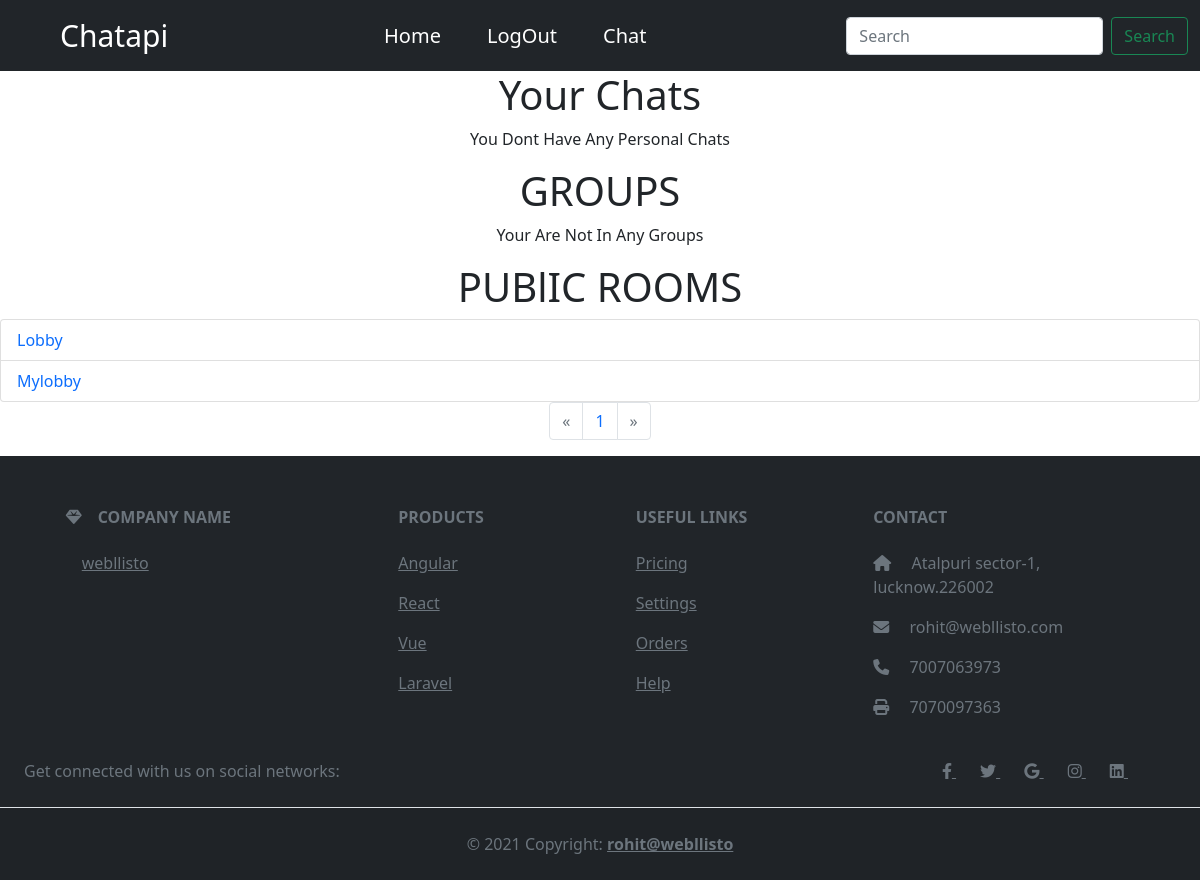
Page / (signed in) on the earlier database version.
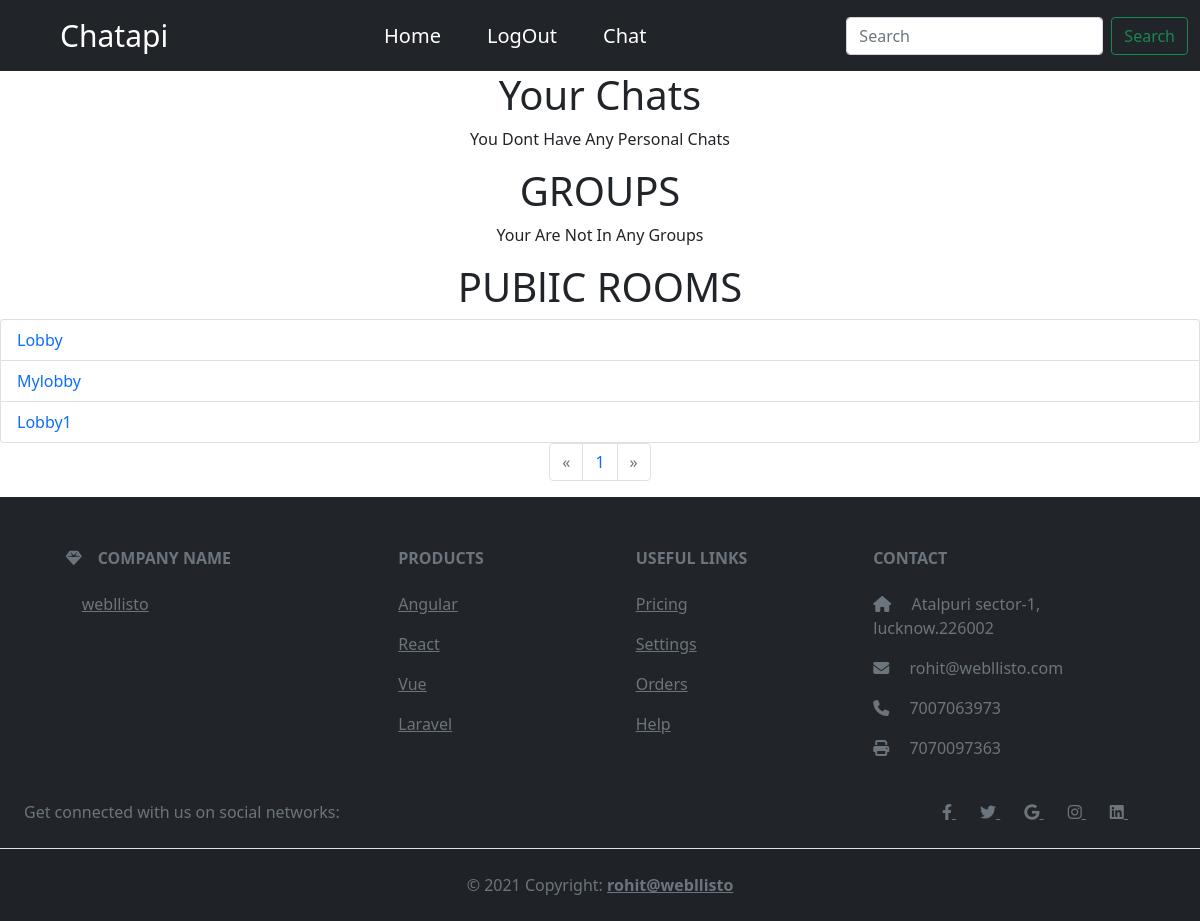
Same page on the later database version.
### chat/models.py (models this page shows, shortened)
class Room(models.Model):
    name = models.CharField(max_length=255)
    is_private_group = models.BooleanField(default=False)
    is_single_user = models.BooleanField(default=False)

### home/views.py (the view)
# urls.py: path('',views.Index.as_view(),name='index'),
class Index(View):
    def get(self,request):
        if request.user.is_authenticated:
            room_public=Room.objects.filter(is_private_group=False,is_single_user=False)
            room_single=Room.objects.filter(is_single_user=True)
            room_group_private=Room.objects.filter(is_private_group=True)
            lst1=[]
            for i in room_group_private:
                if Room_users.objects.filter(room=i,user=request.user):
                    lst1.append(i)
            lst,lst2=[],{}
            for i in room_single:
                if Room_users.objects.filter(room=i,user=request.user):
                    all_users_inroom=Room_users.objects.filter(room=i)
                    lst.append(i)
                    lst2[i]=all_users_inroom
            paginator = Paginator(lst, 7)
            page_number = request.GET.get('page')
            page_obj = paginator.get_page(page_number)
            return render(request,'home/index.html',{'page_obj':page_obj,'room_public':room_public,'private_group':lst1,"all_user_inroom":lst2})
        else:
            return redirect('login')

### home/templates/home/index.html (shortened to what this page needs)
{% extends 'basic.html' %}
{% block content %}
<h1 style="text-align:center;">Your Chats</h1>
<ul class="list-group">
    {% if page_obj %}
    {% for i in page_obj %}
    <li class="list-group-item text-capitalize"><a href="chat/room1/{{i.name}}" class="text-decoration-none">
                {% for j,k in all_user_inroom.items %}
                {% if j == i %}
                    {% for l in k %}
                    {% if l.user != user %}
                    {{l.user}}
                    {% endif %}
                    {% endfor %}
                {% endif %}
                {% endfor %}
            <br>
        </a></li>
    {% endfor %}
    {% else %}
    <p class="text-capitalize text-center">you dont have any personal chats</p>
    {% endif %}
</ul>
<h1 style="text-align:center;">GROUPS</h1>
<ul class="list-group">
    {% if private_group %}
    {% for i in private_group %}
    <li class="list-group-item text-capitalize"><a href="chat/room1/{{i.name}}" class="text-decoration-none">
            {{i.name}}<br>
        </a></li>
    {% endfor %}
    {% else %}
    <p class="text-capitalize text-center">Your are not in any groups</p>
    {% endif %}
</ul>
<h1 style="text-align:center;">PUBlIC ROOMS</h1>
<ul class="list-group">
    {% if room_public %}
    {% for i in room_public|slice:"0:8" %}
    <li class="list-group-item text-capitalize"><a href="chat/room1/{{i.name}}" class="text-decoration-none">
            {{i.name}}<br>
        </a></li>
    {% endfor %}
    {% else %}
    <p class="text-capitalize text-center">no public rooms available</p>
    {% endif %}
</ul>
<nav aria-label="Page navigation example">
    <ul class="pagination justify-content-center">
        {% if page_obj.has_previous %}
        <li class="page-item "><a class="page-link" href="?page=1">&laquo</a></li>
        <li class="page-item"><a class="page-link"
                href="?page={{page_obj.previous_page_number}}">{{page_obj.previous_page_number}}
            </a></li>
        {% else %}
        <li class="page-item disabled"><a class="page-link" href="#">&laquo</a></li>
        {% endif %}
        <li class="page-item"><a class="page-link" href="?page={{page_obj.number}}">{{page_obj.number}}
            </a></li>
        {% if page_obj.has_next %}
        <li class="page-item"><a class="page-link"
                href="?page={{page_obj.next_page_number}}">{{page_obj.next_page_number}}
            </a></li>
        <li class="page-item "><a class="page-link" href="?page={{page_obj.paginator.num_pages}}">&raquo</a>
        </li>
        {% else %}
        <li class="page-item disabled"><a class="page-link" href="#">
                &raquo</a>
        </li>
        {% endif %}
    </ul>
</nav>
{% endblock %}

### template/basic.html (shortened to what this page needs)
<!doctype html>
<html lang="en">
<head>
    <link href="https://cdn.jsdelivr.net/npm/bootstrap@5.0.2/dist/css/bootstrap.min.css" rel="stylesheet"
>
    <link rel="stylesheet" href="https://cdnjs.cloudflare.com/ajax/libs/font-awesome/6.1.1/css/all.min.css"
 />
</head>
<body>
    <nav class="navbar navbar-expand-lg bg-dark">
        <div class="container-fluid">
            <a style="font-size: 30px;color:white;" class="navbar-brand ms-5" href="/">Chatapi</a>
            <div class="collapse navbar-collapse" id="navbarSupportedContent">
                <ul class="navbar-nav mx-auto mb-2 mb-lg-0" style="gap: 30px; font-size: 20px;">
                    <li class="nav-item">
                        <a class="nav-link active" aria-current="page" href="/">Home</a>
                    </li>
                    {% if user.is_authenticated %}
                    <li class="nav-item ">
                        <a class="nav-link" href="{% url 'signout' %}">LogOut</a>
                    </li>
                    <li class="nav-item">
                        <a class="nav-link" href="{% url 'chatindex' %}">Chat</a>
                    </li>
                    {% else %}
                    <li class="nav-item">
                        <a class="nav-link" href="{% url 'login' %}">LogIn</a>
                    </li>
                    {% endif %}
                </ul>
                <form class="d-flex" method="post" action="#">
                    <input class="form-control me-2" type="text" placeholder="Search" name="search" aria-label="Search">
                    <button class="btn btn-outline-success" type="submit">Search</button>
                </form>
            </div>
        </div>
    </nav>
    {% block content %}{% endblock %}
    <footer class="text-center text-lg-start bg-dark text-muted pt-1">
        <section class="">
            <div class="container text-center text-md-start mt-5">
                <div class="row mt-3">
                    <div class="col-md-3 col-lg-4 col-xl-3 mx-auto mb-4">
                        <h6 class="text-uppercase fw-bold mb-4">
                            <i class="fas fa-gem me-3"></i>Company name
                        </h6>
                        <a href="https://webllisto.com/" class="text-reset mx-3">webllisto
                        </a>
                    </div>
                    <div class="col-md-2 col-lg-2 col-xl-2 mx-auto mb-4">
                        <h6 class="text-uppercase fw-bold mb-4">
                            Products
                        </h6>
                        <p>
                            <a href="#!" class="text-reset">Angular</a>
                        </p>
                        <p>
                            <a href="#!" class="text-reset">React</a>
                        </p>
                        <p>
                            <a href="#!" class="text-reset">Vue</a>
                        </p>
                        <p>
                            <a href="#!" class="text-reset">Laravel</a>
                        </p>
                    </div>
                    <div class="col-md-3 col-lg-2 col-xl-2 mx-auto mb-4">
                        <h6 class="text-uppercase fw-bold mb-4">
                            Useful links
                        </h6>
                        <p>
                            <a href="#!" class="text-reset">Pricing</a>
                        </p>
                        <p>
                            <a href="#!" class="text-reset">Settings</a>
                        </p>
                        <p>
                            <a href="#!" class="text-reset">Orders</a>
                        </p>
                        <p>
                            <a href="#!" class="text-reset">Help</a>
                        </p>
                    </div>
                    <div class="col-md-4 col-lg-3 col-xl-3 mx-auto mb-md-0 mb-4">
                        <h6 class="text-uppercase fw-bold mb-4">
                            Contact
                        </h6>
                        <p><i class="fas fa-home me-3"></i> Atalpuri sector-1,
                            lucknow.226002</p>
                        <p>
                            <i class="fas fa-envelope me-3"></i>
                            rohit@webllisto.com
                        </p>
                        <p><i class="fas fa-phone me-3"></i> 7007063973</p>
                        <p><i class="fas fa-print me-3"></i> 7070097363</p>
                    </div>
                </div>
            </div>
        </section>
        <section class="d-flex justify-content-center justify-content-lg-between p-4 border-bottom">
            <div class="me-5 d-none d-lg-block">
                <span>Get connected with us on social networks:</span>
            </div>
            <div>
                <a href="" class="me-4 text-reset">
                    <i class="fab fa-facebook-f"></i>
                </a>
                <a href="" class="me-4 text-reset">
                    <i class="fab fa-twitter"></i>
                </a>
                <a href="rohit@webllisto.com" class="me-4 text-reset">
                    <i class="fab fa-google"></i>
                </a>
                <a href="" class="me-4 text-reset">
                    <i class="fab fa-instagram"></i>
                </a>
                <a href="https://www.linkedin.com/in/rohit-bhatt-65a12a1a4/" class="me-4 text-reset">
                    <i class="fab fa-linkedin"></i>
                </a>
            </div>
        </section>
        <div class="text-center p-4" style="background-color: rgba(0, 0, 0, 0.05);">
            © 2021 Copyright:
            <a class="text-reset fw-bold" href="#">rohit@webllisto</a>
        </div>
    </footer>
</body>
</html>

### template/basic.html (style rules this page uses)
* { text-decoration: none; list-style: none; }
.nav-link { color: white; }

Differences in the rows shown:
added Room: name "Lobby1"
